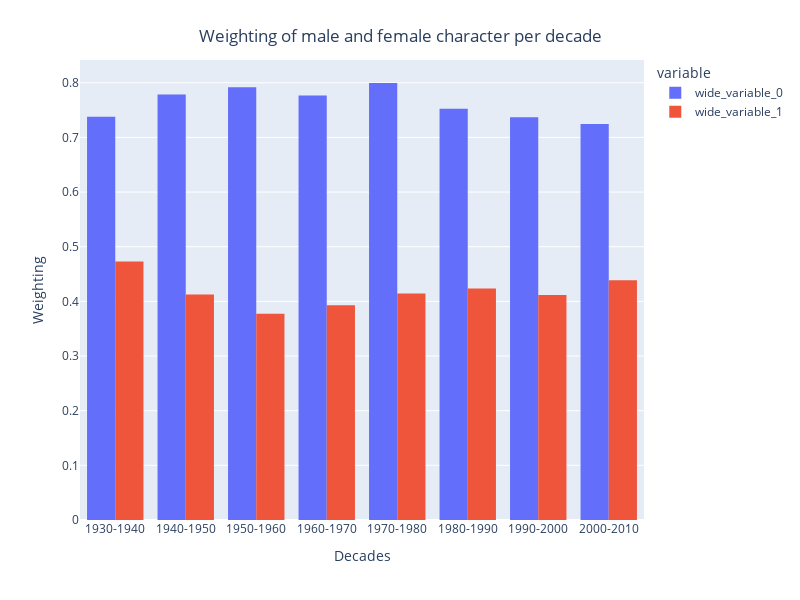

The notebook cell this image was saved under:
### Code cell
plot7 = px.histogram(x=decades, y=[df2.M,df2.F], barmode='group', labels={'x':'Decades', 'value':'Weighting'}, width=800, height=600)
title7 = {'text': "Weighting of male and female character per decade", 'y':0.95, 'x':0.5, 'xanchor': 'center', 'yanchor': 'top'}
plot7.for_each_yaxis(lambda a: a.update(title_text=a.title.text.replace("sum of", "")))
plot7.update_layout(title=title7)

### Figure 1 — Plotly figure (JSON) as saved in the notebook; plotly's stock layout.template omitted (floating-point values rounded to 4 significant figures)
{"data": [{"alignmentgroup": "True", "bingroup": "x", "histfunc": "sum", "hovertemplate": "variable=wide_variable_0<br>Decades=%{x}<br>sum of Weighting=%{y}<extra></extra>", "legendgroup": "wide_variable_0", "marker": {"color": "#636efa", "pattern": {"shape": ""}}, "name": "wide_variable_0", "offsetgroup": "wide_variable_0", "orientation": "v", "showlegend": true, "type": "histogram", "x": ["1930-1940", "1940-1950", "1950-1960", "1960-1970", "1970-1980", "1980-1990", "1990-2000", "2000-2010"], "xaxis": "x", "y": [0.7376, 0.7784, 0.7919, 0.7767, 0.7996, 0.7522, 0.7368, 0.7247], "yaxis": "y"}, {"alignmentgroup": "True", "bingroup": "x", "histfunc": "sum", "hovertemplate": "variable=wide_variable_1<br>Decades=%{x}<br>sum of Weighting=%{y}<extra></extra>", "legendgroup": "wide_variable_1", "marker": {"color": "#EF553B", "pattern": {"shape": ""}}, "name": "wide_variable_1", "offsetgroup": "wide_variable_1", "orientation": "v", "showlegend": true, "type": "histogram", "x": ["1930-1940", "1940-1950", "1950-1960", "1960-1970", "1970-1980", "1980-1990", "1990-2000", "2000-2010"], "xaxis": "x", "y": [0.473, 0.4126, 0.3774, 0.3928, 0.4143, 0.4237, 0.4117, 0.4388], "yaxis": "y"}], "layout": {"barmode": "group", "height": 600, "legend": {"title": {"text": "variable"}, "tracegroupgap": 0}, "margin": {"t": 60}, "title": {"text": "Weighting of male and female character per decade", "x": 0.5, "xanchor": "center", "y": 0.95, "yanchor": "top"}, "width": 800, "xaxis": {"anchor": "y", "domain": [0, 1], "title": {"text": "Decades"}}, "yaxis": {"anchor": "x", "domain": [0, 1], "title": {"text": " Weighting"}}}}
